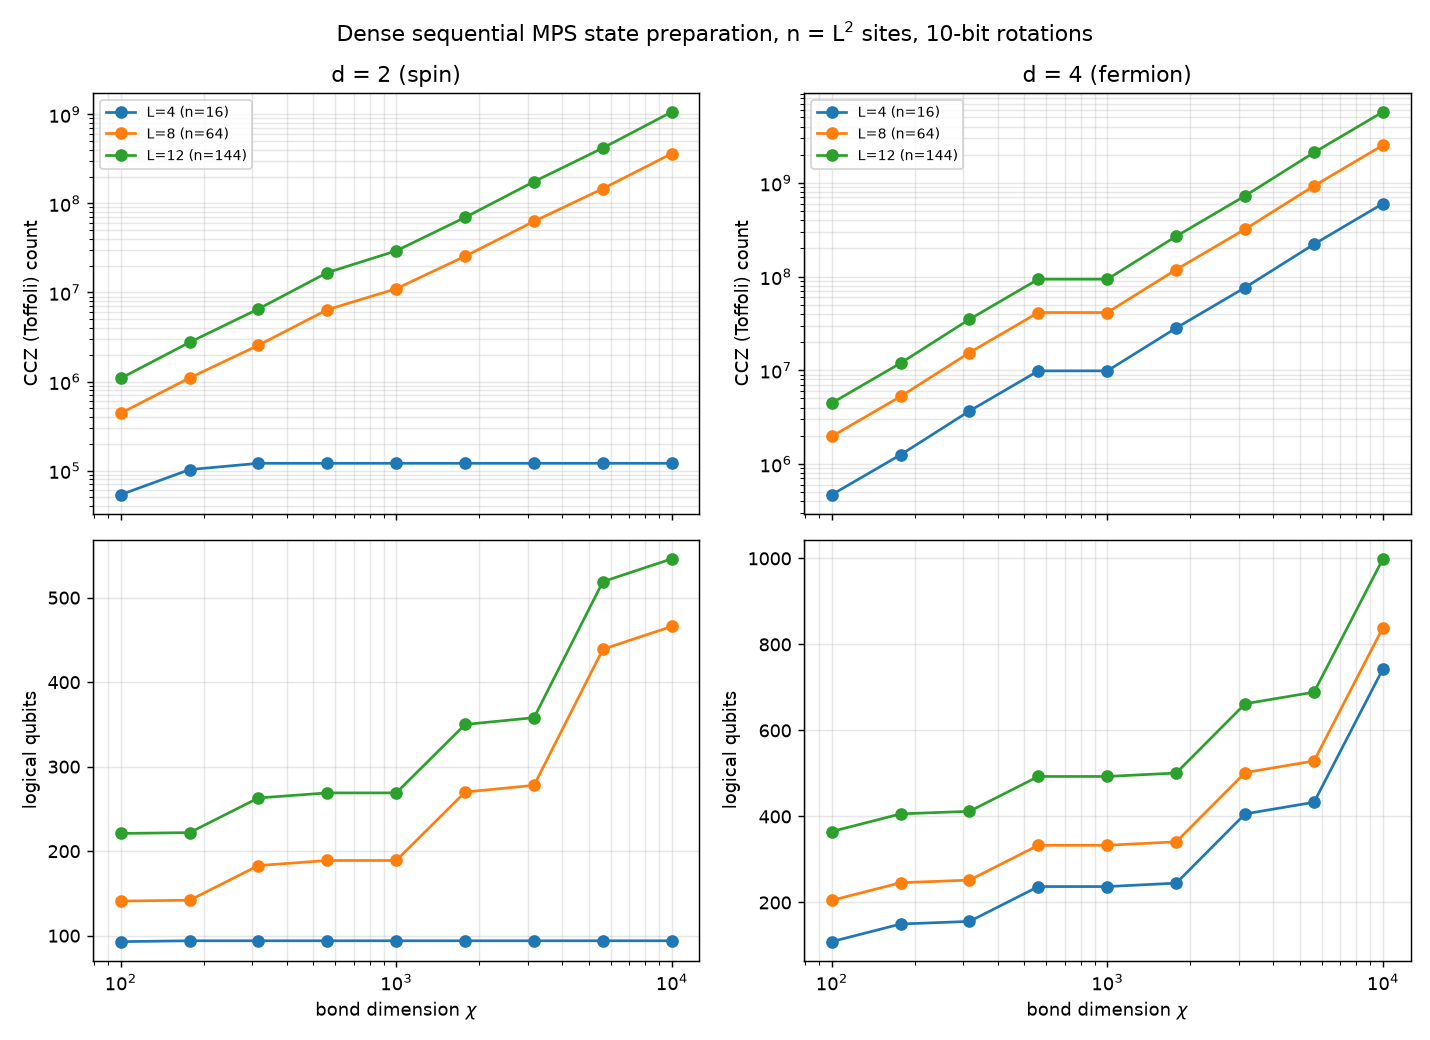

This figure's Python source:
"""Logical resource estimates for dense sequential MPS state preparation on an L x L lattice.

Sweeps the bond dimension chi over logspace(2, 4, 9) for spin (d = 2) and fermionic (d = 4)
sites on square lattices with n = L^2 sites (1D snake ordering, open boundaries), and reports
logical qubits and non-Clifford counts of the sequential (dense, not block-sparse) algorithm.

The circuit is traced shape-only with placeholder rotation data (``MPSSequentialEstimate.qs``):
non-Clifford counts depend only on the register sizes and the number of Givens layers per
orthogonal factor, calibrated on decompositions of random right-canonical MPS tensors:

* every site is padded to ``dim = 2^a`` bond states, ``a = ceil(log2(max bond))``;
* d = 4: W0, W1 and the block-diagonal U each need ``dim`` Clements layers;
* d = 2: U needs ``clements(max(chi_left, chi_right))`` layers (1 for a 2 x 2 block).

Bonds are ``min(chi, d^i, d^(n-i))``. Non-Clifford and measurement counts are additive over
sites, so the program is traced as an initial segment plus one trace per distinct site
(identical to tracing the whole program; check with ``--check``).

Usage::

    python mps_sequential_estimates.py              # run sweep, write CSV + plot
    python mps_sequential_estimates.py --plot-only  # re-plot the saved CSV
    python mps_sequential_estimates.py --check      # composed vs. monolithic trace
"""

# --------------------------------------------------------------------------------------------
# Copyright (c) Microsoft Corporation. All rights reserved.
# Licensed under the MIT License. See LICENSE.txt in the project root for license information.
# --------------------------------------------------------------------------------------------

from __future__ import annotations

import argparse
import csv
import importlib.util
import math
import shutil
import tempfile
import time
from pathlib import Path

import numpy as np
import qdk
from qdk._native import TargetProfile

HERE = Path(__file__).resolve().parent
RESULTS_CSV = HERE / "mps_sequential_estimates.csv"
RESULTS_PNG = HERE / "mps_sequential_estimates.png"

D_VALUES = (2, 4)
L_VALUES = (4, 8, 12)
CHI_VALUES = tuple(round(x) for x in np.logspace(2, 4, 9))
ROTATION_BITS = 10

ADDITIVE = ("tCount", "rotationCount", "cczCount", "ccixCount", "measurementCount")
COLUMNS = (
    "d",
    "L",
    "n",
    "chi",
    "max_bond",
    "ancilla_qubits",
    "numQubits",
    "cczCount",
    "tCount",
    "rotationCount",
    "measurementCount",
    "bulk_site_cczCount",
    "rotation_bits",
)


def library_qsharp_dir() -> Path:
    """Locate the QDK/Chemistry Q# utility sources (in-repo checkout first, then installed package)."""
    in_repo = (
        HERE.parents[1]
        / "python"
        / "src"
        / "qdk_chemistry"
        / "utils"
        / "qsharp"
        / "src"
    )
    if in_repo.is_dir():
        return in_repo
    spec = importlib.util.find_spec("qdk_chemistry")
    if spec is None or not spec.submodule_search_locations:
        raise RuntimeError("qdk_chemistry Q# sources not found")
    return (
        Path(next(iter(spec.submodule_search_locations))) / "utils" / "qsharp" / "src"
    )


def make_context(workdir: Path) -> qdk.Context:
    """Compile the estimator together with the library Q# utilities it uses."""
    src = workdir / "src"
    shutil.copytree(library_qsharp_dir(), src)
    shutil.copy(HERE / "MPSSequentialEstimate.qs", src / "MPSSequentialEstimate.qs")
    (workdir / "qsharp.json").write_text("{}", encoding="utf-8")
    return qdk.Context(
        project_root=str(workdir), target_profile=TargetProfile.Adaptive_RIF
    )


def clements_layers(k: int) -> int:
    """Number of Clements Givens layers for a dense k x k real orthogonal matrix."""
    if k <= 1:
        return 0
    return 1 if k == 2 else k


def schedule(d: int, n: int, chi: int) -> dict:
    """Bond dimensions, ancilla width and per-site Givens layer counts."""
    bonds = [1] + [min(chi, d**i, d ** (n - i)) for i in range(1, n)] + [1]
    a = max(
        max(1, math.ceil(math.log2(max(bonds[i], bonds[i + 1], 2)))) for i in range(n)
    )
    dim = 1 << a
    layers_w = [clements_layers(dim) if d == 4 else 0 for _ in range(1, n)]
    if d == 4:
        layers_u = [clements_layers(dim) for _ in range(1, n)]
    else:
        layers_u = [
            clements_layers(min(dim, max(bonds[i], bonds[i + 1]))) for i in range(1, n)
        ]
    return {
        "bonds": bonds,
        "a": a,
        "dim": dim,
        "layers_w": layers_w,
        "layers_u": layers_u,
    }


def initial_state(d: int, sched: dict, seed: int = 0) -> list[float]:
    """Random normalized first-site amplitudes, laid out as (d, dim) with zero padding."""
    rng = np.random.default_rng(seed)
    vec = np.zeros((d, sched["dim"]))
    vec[:, : sched["bonds"][1]] = rng.standard_normal((d, sched["bonds"][1]))
    return (vec / np.linalg.norm(vec)).reshape(-1).tolist()


def estimate(
    ctx: qdk.Context, d: int, n: int, chi: int, rotation_bits: int = ROTATION_BITS
) -> dict:
    """Logical counts of the full program, composed from the initial segment and distinct sites."""
    ops = ctx.code.MPSSequentialEstimate
    s = schedule(d, n, chi)
    a = s["a"]
    base = dict(
        ctx.logical_counts(
            ops.MPSSequentialStatePrep,
            d,
            n,
            rotation_bits,
            a,
            initial_state(d, s),
            [],
            [],
            [],
        )
    )
    total = {k: base.get(k, 0) for k in ADDITIVE}
    peak = base["numQubits"]
    variants: dict[tuple[int, int], int] = {}
    for key in zip(s["layers_w"], s["layers_u"], strict=True):
        variants[key] = variants.get(key, 0) + 1
    bulk_ccz = 0
    for (lw, lu), mult in sorted(variants.items(), key=lambda kv: kv[1]):
        seg = dict(
            ctx.logical_counts(ops.SiteSegment, d, n, rotation_bits, a, a, lw, lu)
        )
        for k in ADDITIVE:
            total[k] += mult * seg.get(k, 0)
        peak = max(peak, seg["numQubits"])
        bulk_ccz = seg["cczCount"]  # most frequent site variant (sorted last)
    total.update(
        {
            "d": d,
            "L": math.isqrt(n),
            "n": n,
            "chi": chi,
            "max_bond": max(s["bonds"]),
            "ancilla_qubits": a,
            "numQubits": peak,
            "bulk_site_cczCount": bulk_ccz,
            "rotation_bits": rotation_bits,
        }
    )
    return total


def estimate_monolithic(
    ctx: qdk.Context, d: int, n: int, chi: int, rotation_bits: int = ROTATION_BITS
) -> dict:
    """Logical counts from a single trace of the whole program (for small cross-checks)."""
    s = schedule(d, n, chi)
    args = (
        d,
        n,
        rotation_bits,
        s["a"],
        initial_state(d, s),
        [s["a"]] * (n - 1),
        s["layers_w"],
        s["layers_u"],
    )
    return dict(
        ctx.logical_counts(ctx.code.MPSSequentialEstimate.MPSSequentialStatePrep, *args)
    )


def run_sweep(ctx: qdk.Context) -> list[dict]:
    """Estimate every (d, L, chi) combination and write the CSV."""
    rows = []
    t0 = time.time()
    for d in D_VALUES:
        for size in L_VALUES:
            for chi in CHI_VALUES:
                r = estimate(ctx, d, size * size, chi)
                rows.append({k: r[k] for k in COLUMNS})
                print(
                    f"d={d} L={size:2d} chi={chi:5d} a={r['ancilla_qubits']:2d} "
                    f"qubits={r['numQubits']:5d} ccz={r['cczCount']:.3e}  ({time.time() - t0:.0f}s)",
                    flush=True,
                )
    with RESULTS_CSV.open("w", newline="", encoding="utf-8") as f:
        writer = csv.DictWriter(f, fieldnames=COLUMNS, lineterminator="\n")
        writer.writeheader()
        writer.writerows(rows)
    return rows


def load_rows() -> list[dict]:
    """Read the saved CSV."""
    with RESULTS_CSV.open(encoding="utf-8") as f:
        return [{k: int(v) for k, v in row.items()} for row in csv.DictReader(f)]


def plot(rows: list[dict]) -> None:
    """CCZ count and logical qubits versus bond dimension, one curve per lattice size."""
    import matplotlib

    matplotlib.use("Agg")
    import matplotlib.pyplot as plt

    fig, axes = plt.subplots(2, 2, figsize=(11, 8), sharex=True)
    for j, d in enumerate(D_VALUES):
        for size in L_VALUES:
            sel = sorted(
                (r for r in rows if r["d"] == d and r["L"] == size),
                key=lambda r: r["chi"],
            )
            chi = [r["chi"] for r in sel]
            axes[0, j].loglog(
                chi,
                [r["cczCount"] for r in sel],
                "o-",
                label=f"L={size} (n={size * size})",
            )
            axes[1, j].semilogx(
                chi,
                [r["numQubits"] for r in sel],
                "o-",
                label=f"L={size} (n={size * size})",
            )
        axes[0, j].set_title(f"d = {d} ({'spin' if d == 2 else 'fermion'})")
        axes[0, j].set_ylabel("CCZ (Toffoli) count")
        axes[1, j].set_ylabel("logical qubits")
        axes[1, j].set_xlabel(r"bond dimension $\chi$")
        for ax in axes[:, j]:
            ax.grid(True, which="both", alpha=0.3)
        axes[0, j].legend(fontsize=8)
    fig.suptitle(
        f"Dense sequential MPS state preparation, n = L$^2$ sites, {ROTATION_BITS}-bit rotations"
    )
    fig.tight_layout()
    fig.savefig(RESULTS_PNG, dpi=130)
    print(f"wrote {RESULTS_PNG.name}")


def check(ctx: qdk.Context) -> None:
    """Compare the composed estimate with a single monolithic trace on small cases."""
    for d, n, chi in [
        (2, 16, 100),
        (2, 36, 316),
        (2, 64, 1000),
        (4, 16, 178),
        (4, 36, 1000),
    ]:
        composed = estimate(ctx, d, n, chi)
        mono = estimate_monolithic(ctx, d, n, chi)
        diff = {
            k: (composed[k], mono[k])
            for k in ("numQubits", *ADDITIVE)
            if composed[k] != mono.get(k, 0)
        }
        print(f"d={d} n={n} chi={chi}: {'match' if not diff else diff}")


def main() -> None:
    """Command-line entry point."""
    parser = argparse.ArgumentParser(description=__doc__.splitlines()[0])
    group = parser.add_mutually_exclusive_group()
    group.add_argument(
        "--plot-only",
        action="store_true",
        help="re-plot the saved CSV without re-running",
    )
    group.add_argument(
        "--check", action="store_true", help="validate composed vs. monolithic traces"
    )
    args = parser.parse_args()
    if args.plot_only:
        plot(load_rows())
        return
    with tempfile.TemporaryDirectory() as tmp:
        ctx = make_context(Path(tmp))
        if args.check:
            check(ctx)
            return
        rows = run_sweep(ctx)
    print(f"wrote {RESULTS_CSV.name}")
    plot(rows)


if __name__ == "__main__":
    main()
